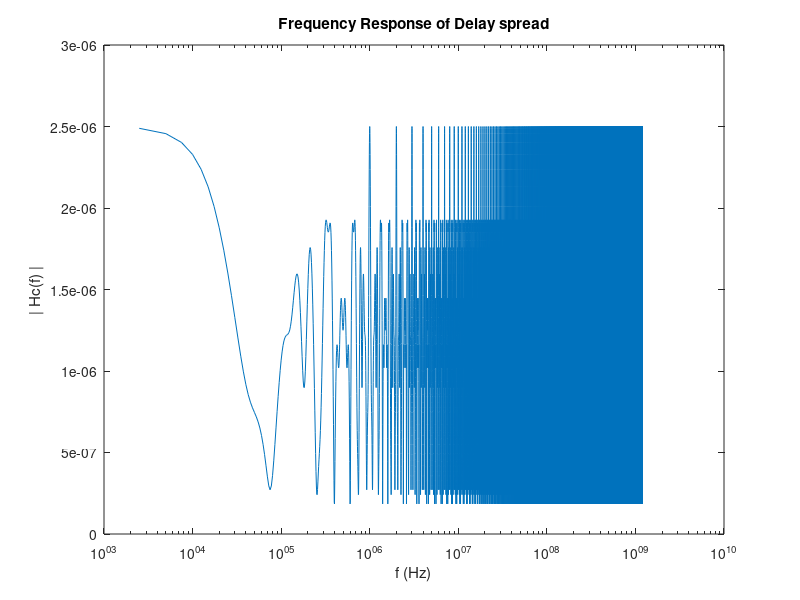

Write the MATLAB code that produced this figure.
delayProfile =   [0.000001    0.5;
                       0.000007    0.3;
                       0.00001     0.2;
                       0.000015    0.1;
                       0.00002     0.1;];
carrierFreq = 2.4*10^9; 
carrierPeriod = 1/carrierFreq;
time = 0.0004;
freq = 44100;
period = 1/freq; %period


%%% Part 2
disp("PART 2")

%% a)
disp("a) Determine the channel transfer function Hc(f) associated with this delay profile. Plot |Hc(f)|")

% Creating impulse response
L = carrierFreq*time; % Length of signal
amplitude = zeros(1,time/carrierPeriod);
freqIndexes = round(delayProfile(:,1)/carrierPeriod);
amplitude(freqIndexes) = delayProfile(:,2);
t = 0:1/freq:1-1/freq; %split the range in equal parts - Time vector

% find frequency components of signal (time -> frequency)
Hc = fft(amplitude); % Frequency response, time to frequency domain
f = carrierFreq*(0:(L/2))/L; % Creating freqency array  - (Nyquist) 
normalized = abs(Hc/L); % normalize Magnitude by bin numbers
P = normalized(1:L/2+1);

P(2:end-1) = 2*P(2:end-1);
figure(1);
fig1 = semilogx(f,P);
title('Frequency Response of Delay spread')
xlabel('f (Hz)')
ylabel('| Hc(f) |')

%% b)
disp("b) Calculate the RMS delay spread (?T) and the coherence bandwidth (B0).")
mean_delaySpread = delayProfile(:,1)'*delayProfile(:,2)/sum(delayProfile(:,2));
second_delaySpread = delayProfile(:,1).^2'*delayProfile(:,2)/sum(delayProfile(:,2));
rms_delaySpread = sqrt(second_delaySpread-mean_delaySpread^2)
multipathSpread = sqrt((delayProfile(:,1)-mean_delaySpread).^2'*delayProfile(:,2)/sum(delayProfile(:,2)));
coherenceBandwith = 1/multipathSpread

%% c)
% Updated channel file in framework

%% d)

